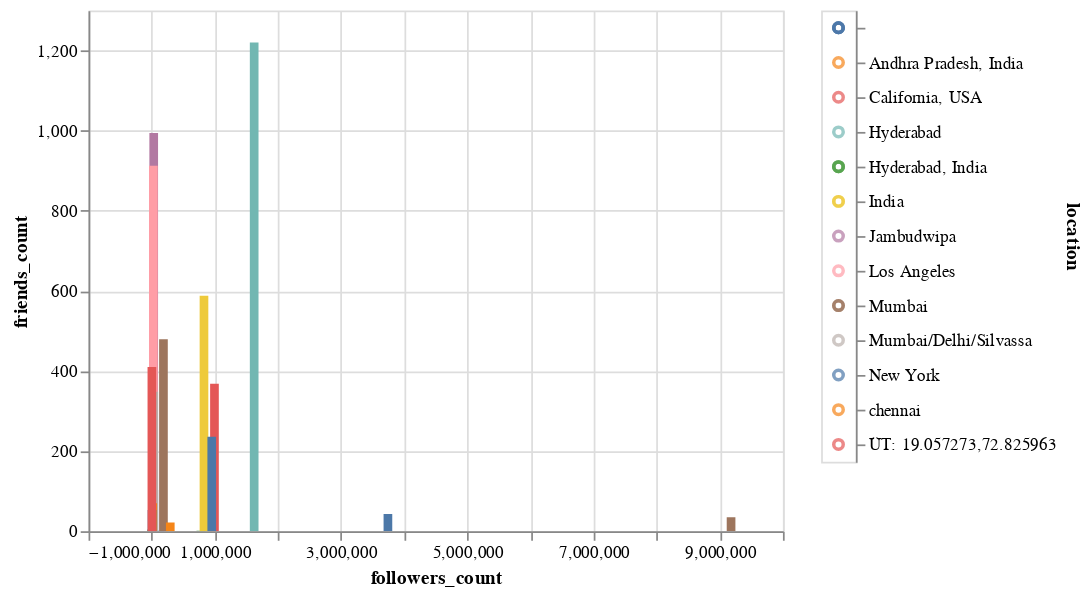

Notebook code cell kept with this figure:
### Code cell
selection = alt.selection_multi(fields=['location'])
color = alt.condition(selection,
                      alt.Color('location:N', legend=None),
                      alt.value('lightgray'))

scatter = alt.Chart(frdsDF).mark_bar().encode(
    x='followers_count',
    y='friends_count',
    color=color,
    tooltip=['location','followers_count']
).interactive()

legend = alt.Chart(frdsDF).mark_point().encode(
    y=alt.Y('location', axis=alt.Axis(orient='right')),
    color=color
).add_selection(
    selection
)

(scatter | legend)
